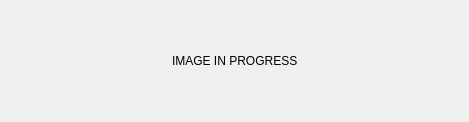
<?xml version="1.0" encoding="UTF-8"?>
<ui version="4.0">
 <class>InProgressDialog</class>
 <widget class="QDialog" name="InProgressDialog">
  <property name="geometry">
   <rect>
    <x>0</x>
    <y>0</y>
    <width>469</width>
    <height>122</height>
   </rect>
  </property>
  <property name="windowTitle">
   <string>Dialog</string>
  </property>
  <layout class="QHBoxLayout" name="horizontalLayout">
   <item>
    <spacer name="horizontalSpacer">
     <property name="orientation">
      <enum>Qt::Horizontal</enum>
     </property>
     <property name="sizeHint" stdset="0">
      <size>
       <width>40</width>
       <height>20</height>
      </size>
     </property>
    </spacer>
   </item>
   <item>
    <widget class="QLabel" name="label">
     <property name="text">
      <string>IMAGE IN PROGRESS</string>
     </property>
    </widget>
   </item>
   <item>
    <spacer name="horizontalSpacer_2">
     <property name="orientation">
      <enum>Qt::Horizontal</enum>
     </property>
     <property name="sizeHint" stdset="0">
      <size>
       <width>40</width>
       <height>20</height>
      </size>
     </property>
    </spacer>
   </item>
  </layout>
 </widget>
 <resources/>
 <connections/>
</ui>
